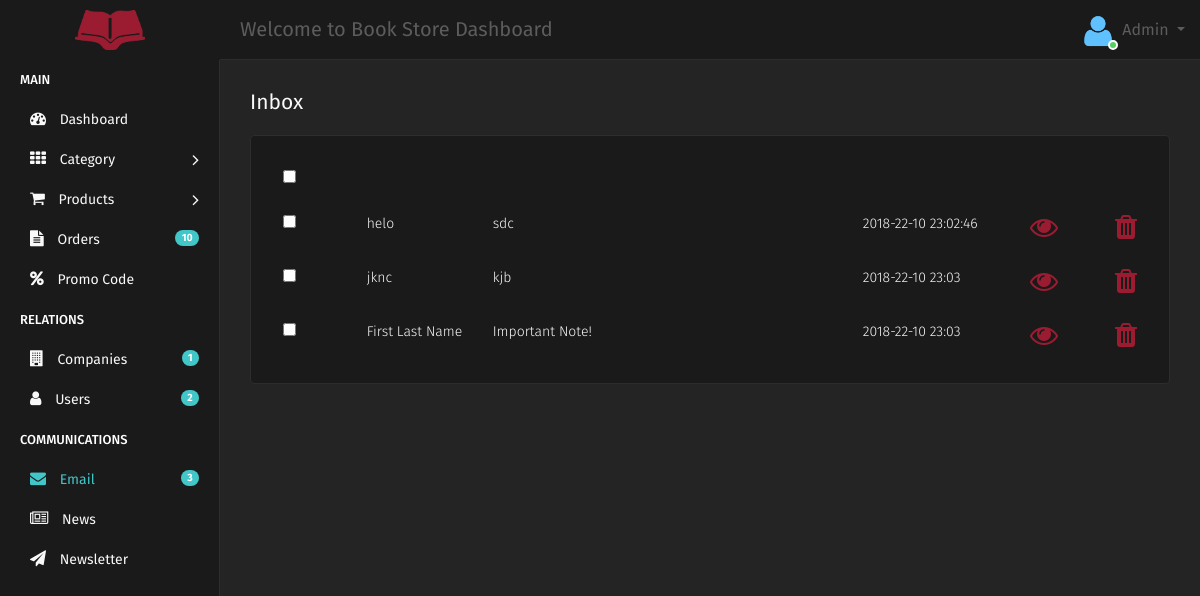
The page /Admin/email.php (signed in) on the database its author committed.
### tables this page shows
CREATE TABLE `contact` (
  `ID` int(11) NOT NULL,
  `NAME` text NOT NULL,
  `EMAIL` text NOT NULL,
  `SUBJECT` text NOT NULL,
  `PHONE_NUMBER` text NOT NULL,
  `MESSAGE` text NOT NULL,
  `TIME` text NOT NULL
);

### Admin/email.php (the view, shortened to what this page needs)
<!DOCTYPE html>
<html>
<?php include ("include/head.php");?>
<body>
    <div class="main-wrapper">
<?php include ("include/header.php");?>
<?php $active = "email"; include ("include/sidebar.php");?>
        <div class="page-wrapper">
            <div class="content container-fluid">
                <div class="row">
                    <div class="col-sm-12">
                        <h4 class="page-title">Inbox</h4>
                    </div>
                </div>
                <div class="row">
                    <div class="col-md-12">
                        <div class="card-box">
                            <div class="email-content">
								<div class="table-responsive">
									<table class="table table-inbox table-hover">
										<thead>
											<tr>
												<th>
													<input type="checkbox" class="checkbox-all">
												</th>
											</tr>
										</thead>
										<tbody>
						<?php
						include("php/connect.php");
						$query = "SELECT * FROM `contact`";
							$result = $link->query($query);
							while($array = $result->fetch_array()){
								$email_id = $array["ID"];
								$name = $array["NAME"];
								$email = $array["EMAIL"];
								$subject = $array["SUBJECT"];
								$phone_number = $array["PHONE_NUMBER"];
								$message = $array["MESSAGE"];
								$time = $array["TIME"];
									 echo " <tr class='clickable-row col-md-12 col-sm-12 col-xs-12'  data-href='email_view.php' >
												<td width='10%'>
													<a href='view_message.php'>
													<input type='checkbox' class='checkmail'>
													</a>
												</td>
												<td class='name' width='15%'>$name</td>
												<td class='subject' width='45%'>$subject</br></td>
												<td class='mail-date' width='20%'>$time</td>
												<td width='10%'><a href='email_view.php?ID=$email_id&NAME=$name&EMAIL=$email&SUBJECT=$subject&PHONE_NUMBER=$phone_number&MESSAGE=$message&TIME=$time'>
													<i class='fa fa-eye fa-2x'></i></a>
												</td>
												<td width='10%'><a href='php/delete_email.php?id=$email_id'>
													<i class='fa fa-trash fa-2x'></i></a>
												</td>
											</tr>";
							}
						?>
										</tbody>
									</table>
								</div>
                            </div>
                        </div>
                    </div>
                </div>
            </div>
        </div>
    </div>
</body>
</html>

### rows shown on the page
contact: NAME "helo", SUBJECT "sdc", TIME "2018-22-10 23:02:46"
contact: NAME "jknc", SUBJECT "kjb", TIME "2018-22-10 23:03"
contact: NAME "First Last Name", SUBJECT "Important Note!", TIME "2018-22-10 23:03"

### other values the page prints
$counter_order "10"
$array["company"] "1"
$counter_user "2"
$counter "3"
